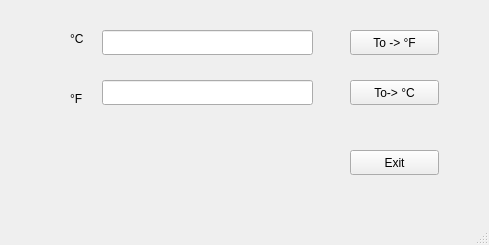
<?xml version="1.0" encoding="UTF-8"?>
<ui version="4.0">
 <class>MainWindow</class>
 <widget class="QMainWindow" name="MainWindow">
  <property name="geometry">
   <rect>
    <x>0</x>
    <y>0</y>
    <width>489</width>
    <height>245</height>
   </rect>
  </property>
  <property name="windowTitle">
   <string>MainWindow</string>
  </property>
  <widget class="QWidget" name="centralwidget">
   <widget class="QLabel" name="label">
    <property name="geometry">
     <rect>
      <x>70</x>
      <y>90</y>
      <width>67</width>
      <height>17</height>
     </rect>
    </property>
    <property name="text">
     <string>°F</string>
    </property>
   </widget>
   <widget class="QLabel" name="label_2">
    <property name="geometry">
     <rect>
      <x>70</x>
      <y>30</y>
      <width>67</width>
      <height>17</height>
     </rect>
    </property>
    <property name="text">
     <string>°C</string>
    </property>
   </widget>
   <widget class="QPushButton" name="to_C">
    <property name="geometry">
     <rect>
      <x>350</x>
      <y>80</y>
      <width>89</width>
      <height>25</height>
     </rect>
    </property>
    <property name="text">
     <string>To-&gt; °C</string>
    </property>
   </widget>
   <widget class="QPushButton" name="to_F">
    <property name="geometry">
     <rect>
      <x>350</x>
      <y>30</y>
      <width>89</width>
      <height>25</height>
     </rect>
    </property>
    <property name="text">
     <string>To -&gt; °F</string>
    </property>
   </widget>
   <widget class="QPushButton" name="exit">
    <property name="geometry">
     <rect>
      <x>350</x>
      <y>150</y>
      <width>89</width>
      <height>25</height>
     </rect>
    </property>
    <property name="text">
     <string>Exit</string>
    </property>
   </widget>
   <widget class="QLineEdit" name="lineEdit_F">
    <property name="geometry">
     <rect>
      <x>102</x>
      <y>80</y>
      <width>211</width>
      <height>25</height>
     </rect>
    </property>
   </widget>
   <widget class="QLineEdit" name="lineEdit_C">
    <property name="geometry">
     <rect>
      <x>102</x>
      <y>30</y>
      <width>211</width>
      <height>25</height>
     </rect>
    </property>
   </widget>
  </widget>
  <widget class="QMenuBar" name="menubar">
   <property name="geometry">
    <rect>
     <x>0</x>
     <y>0</y>
     <width>489</width>
     <height>22</height>
    </rect>
   </property>
  </widget>
  <widget class="QStatusBar" name="statusbar"/>
 </widget>
 <resources/>
 <connections/>
</ui>
